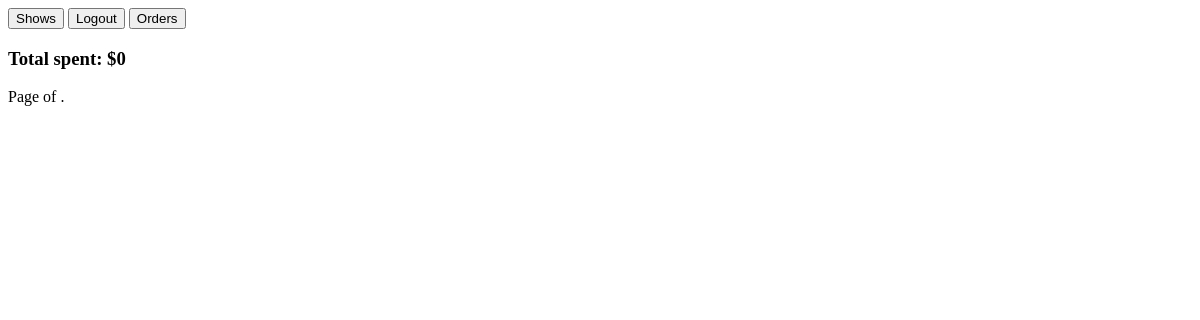
Page /orders/ (signed in) on the earlier database version.
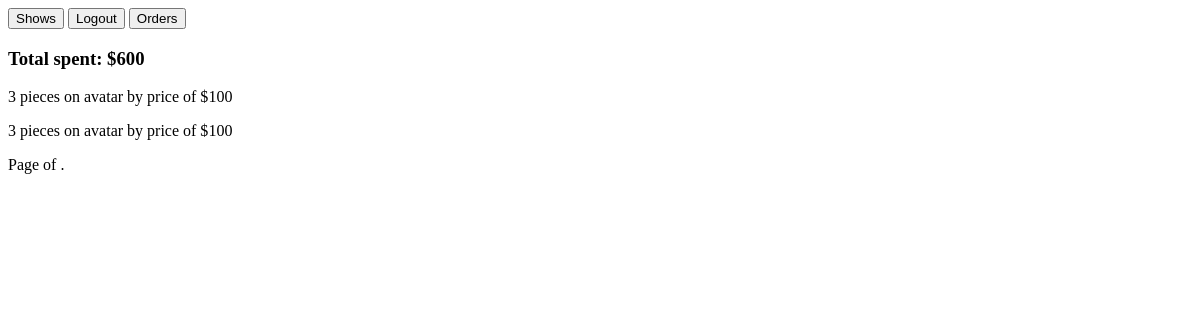
Same page on the later database version.
### some/models.py (models this page shows, shortened)
class Order(models.Model):
    user = models.ForeignKey('MyUser', on_delete=models.DO_NOTHING)
    show = models.ForeignKey('Show', on_delete=models.DO_NOTHING)
    amount = models.PositiveSmallIntegerField(default=1)
    def __str__(self):
        return f'{self.amount} pieces on {self.show.film.name}'

class Show(models.Model):
    place = models.ForeignKey('Place', on_delete=models.CASCADE, related_name='shows', related_query_name='shows')
    film = models.ForeignKey('Film', on_delete=models.CASCADE, related_query_name='shows', related_name='shows')
    show_time_start = models.DateTimeField(default=now)
    show_time_end = models.DateTimeField(default=now)
    busy = models.PositiveSmallIntegerField(default=0)
    price = models.PositiveSmallIntegerField()

class Film(models.Model):
    name = models.CharField(max_length=100, unique=True)
    begin = models.DateField()
    end = models.DateField()

### some/views.py (the view)
# urls.py: path('orders/', OrderListView.as_view(), name='orders'),
class OrderListView(LoginRequiredMixin, ListView):
    login_url = reverse_lazy('login')
    model = Order
    template_name = 'orders.html'
    def get_queryset(self):
        self.queryset = super().get_queryset()
        self.queryset = self.queryset.filter(user__id=self.request.user.id)
        return self.queryset
    def get_context_data(self, *, object_list=None, **kwargs):
        prev = super().get_context_data()
        total = \
            self.queryset.annotate(total=F('amount') * F('show__price')) \
                .aggregate(Sum('total')).get('total__sum')
        prev['total'] = total
        return prev

### templates/orders.html (shortened to what this page needs)
{% extends 'base.html' %}
{% block info %}
    <h3>Total spent: ${% if total %}{{ total }}{% else %}0{% endif %}</h3>
    {% for object in object_list %}
        <p>{{ object }} by price of ${{ object.show.price }}</p>
    {% endfor %}
    <div class="pagination">
        <span class="step-links">
            <span class="current">
                Page {{ page_obj.number }} of {{ page_obj.paginator.num_pages }}.
            </span>
        </span>
    </div>
{% endblock %}

Differences in the rows shown:
added Order: amount+show "3 pieces on avatar", show.price "100"
added Order: amount+show "3 pieces on avatar", show.price "100"
Other differences:
{{ total }}: (not shown) → "600"
text no longer shown: "0"
